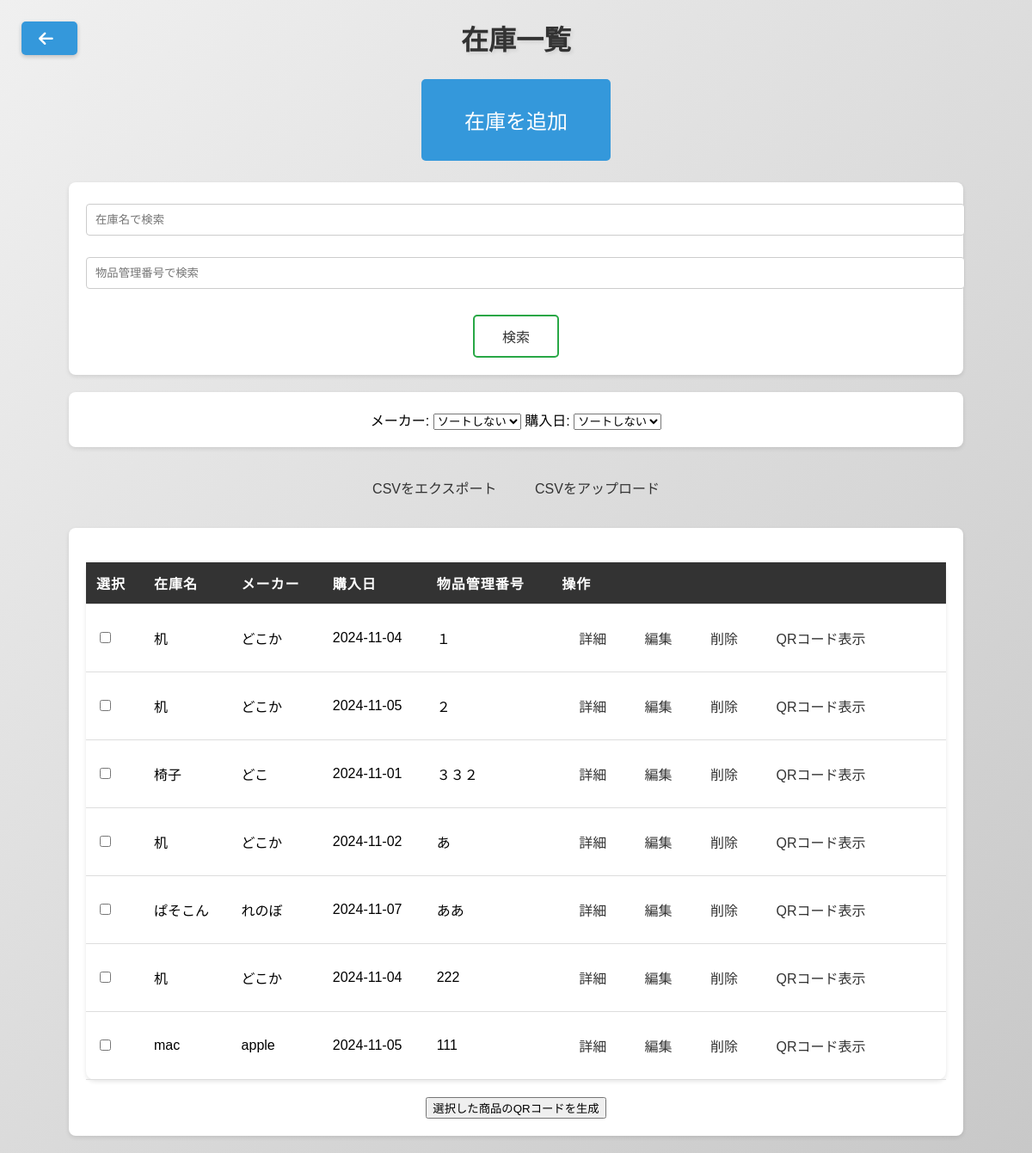
The page /inventory on the database as committed earlier.
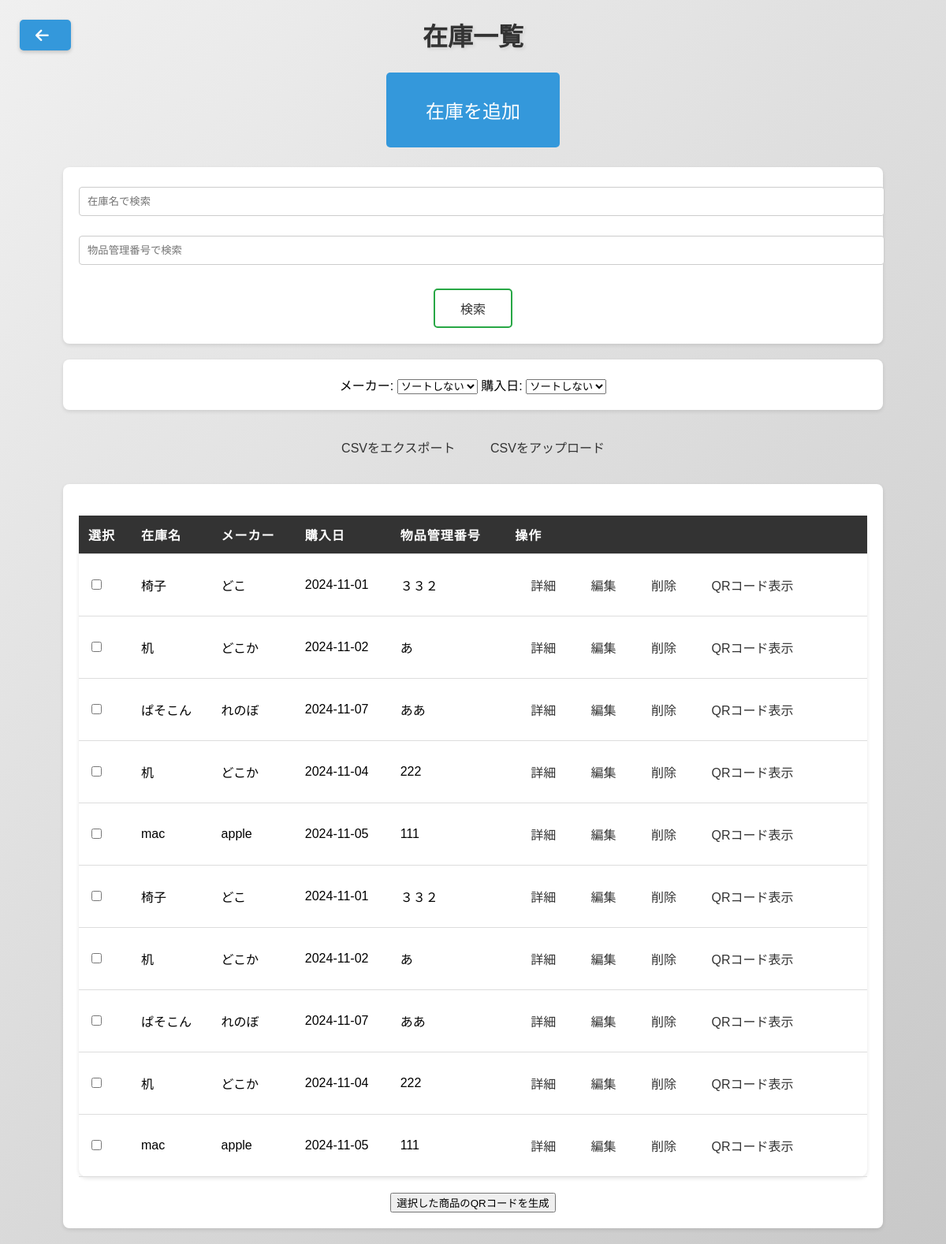
The same page on the database as committed later.
### tables this page shows
CREATE TABLE inventory (
            id INTEGER PRIMARY KEY AUTOINCREMENT,
            product_name TEXT NOT NULL,
            manufacturer TEXT NOT NULL,
            purchase_date TEXT NOT NULL,
            item_number TEXT,  -- 物品管理番号
            description TEXT   -- 説明
        );

### app.py (the view)
@app.route('/inventory')
def inventory():
    conn = get_db_connection()
    search_query = request.args.get('search')
    item_number = request.args.get('item_number')
    sort = request.args.get('sort')
    query = 'SELECT * FROM inventory WHERE 1=1'
    params = []
    if search_query:
        query += ' AND product_name LIKE ?'
        params.append(f'%{search_query}%')
    if item_number:
        query += ' AND item_number = ?'
        params.append(item_number)
    if sort == 'manufacturer':
        query += ' ORDER BY manufacturer'
    elif sort == 'purchase_date_asc':  # 購入日昇順
        query += ' ORDER BY purchase_date ASC'
    elif sort == 'purchase_date_desc':  # 購入日降順
        query += ' ORDER BY purchase_date DESC'
    products = conn.execute(query, params).fetchall()
    conn.close()
    return render_template('inventory.html', products=products)

### app.py (called while the page is built)
def get_db_connection():
    conn = sqlite3.connect('inventory.db')
    conn.row_factory = sqlite3.Row
    return conn

### templates/inventory.html (shortened to what this page needs)
<!DOCTYPE html>
<html lang="ja">
<head>
    <link rel="stylesheet" href="{{ url_for('static', filename='styles.css') }}">
    <link rel="stylesheet" href="{{ url_for('static', filename='styles.css') }}">
    <link href="https://cdnjs.cloudflare.com/ajax/libs/font-awesome/6.0.0/css/all.min.css" rel="stylesheet">
</head>
</head>
<body>
<h1>在庫一覧</h1>
<a href="{{ url_for('index') }}" class="back-button">
    <i class="fas fa-arrow-left"></i>
  </a>
<a href="{{ url_for('show_add_product') }}" class="add-product-btn">在庫を追加</a>
    <form method="GET" action="{{ url_for('inventory') }}">
        <input type="text" name="search" placeholder="在庫名で検索" value="{{ request.args.get('search', '') }}">
        <input type="text" name="item_number" placeholder="物品管理番号で検索" value="{{ request.args.get('item_number', '') }}">
        <input type="submit" value="検索"style="width: 100px; height: 50px; font-size: 16px; margin-top: 10px;">
    </form>
<form method="GET" action="{{ url_for('inventory') }}">
    <label for="sort_manufacturer">メーカー:</label>
    <select id="sort_manufacturer" name="sort" onchange="this.form.submit()">
        <option value="">ソートしない</option>
    </select>
    <label for="sort_date">購入日:</label>
    <select id="sort_date" name="sort_date" onchange="this.form.submit()">
        <option value="">ソートしない</option>
    </select>
</form>
    <a href="{{ url_for('export_csv') }}">CSVをエクスポート</a>
    <a href="{{ url_for('upload_csv') }}">CSVをアップロード</a>
 <form method="POST" action="{{ url_for('generate_selected_qrs') }}">
    <table>
        <head>
            <tr>
                <th>選択</th>
                <th>在庫名</th>
                <th>メーカー</th>
                <th>購入日</th>
                <th>物品管理番号</th>
                <th>操作</th>
            </tr>
        </head>
        <body>
            {% for product in products %}
                <tr>
                    <td>
                        <input type="checkbox" name="selected_products" value="{{ product.id }}">
                    </td>
                    <td>{{ product.product_name }}</td>
                    <td>{{ product.manufacturer }}</td>
                    <td>{{ product.purchase_date }}</td>
                    <td>{{ product.item_number }}</td>
                    <td>
                        <a href="{{ url_for('product_detail', product_id=product.id) }}">詳細</a>
                        <a href="{{ url_for('edit_product', product_id=product.id) }}">編集</a>
                        <a href="{{ url_for('delete_product', product_id=product.id) }}">削除</a>
                        <a href="{{ url_for('generate_qr', product_id=product.id) }}">QRコード表示</a>
                    </td>
                </tr>
            {% endfor %}
        </body>
    </table>
    <button type="submit">選択した商品のQRコードを生成</button>
</form>
</body>
</html>

### static/styles.css (style rules this page uses)
body { font-family: 'Sacramento', cursive; margin: 0; padding: 0; background-color: #f4f4f4; background: linear-gradient(135deg, #f0f0f0, #c8c8c8); }
h1, h2 { text-align: center; color: #333; margin-bottom: 20px; text-shadow: 2px 2px 4px rgba(0, 0, 0, 0.1); }
a { text-decoration: none; color: #333; position: relative; display: inline-block; padding: 10px 15px; margin: 5px; transition: all 0.3s ease; background-color: transparent; }
a::after { content: ''; position: absolute; width: 100%; height: 2px; bottom: 0; left: 0; background-color: #ab1717; transform: scaleX(0); transform-origin: right; transition: transform 0.3s ease; }
table { width: 100%; margin: 20px auto; border-collapse: collapse; background-color: white; box-shadow: 0 2px 5px rgba(0, 0, 0, 0.1); border-radius: 10px; }
th, td { padding: 12px; text-align: left; border-bottom: 1px solid #ddd; }
th { background-color: #333; color: white; text-transform: uppercase; letter-spacing: 1px; }
form { max-width: 1000px; margin: 20px auto; padding: 20px; background-color: white; box-shadow: 0 2px 5px rgba(0, 0, 0, 0.1); border-radius: 8px; }
input[type="text"], input[type="date"] { width: 100%; padding: 10px; margin: 5px 0 20px 0; border: 1px solid #ccc; border-radius: 4px; }
input[type="submit"] { background-color: transparent; color: #333; border: 2px solid #28a745; padding: 10px 15px; border-radius: 5px; cursor: pointer; position: relative; transition: all 0.3s ease; }
input[type="submit"]::after { content: ''; position: absolute; width: 100%; height: 2px; bottom: 0; left: 0; background-color: #28a745; transform: scaleX(0); transform-origin: right; transition: transform 0.3s ease; }
.back-button { display: inline-flex; align-items: center; text-decoration: none; color: #333; font-size: 20px; padding: 10px; border-radius: 5px; transition: background-color 0.3s; }
.back-button i { margin-right: 8px; }

### templates/inventory.html (style rules this page uses)
body { text-align: center; font-family: Arial, sans-serif; }
.add-product-btn { font-size: 1.5em; padding: 30px 50px; background-color: #3498db; color: white; border: none; border-radius: 5px; text-decoration: none; display: inline-block; }
.back-button { position: absolute; top: 20px; left: 20px; font-size: 1.2em; text-decoration: none; color: white; background-color: #3498db; padding: 10px 20px; border-radius: 5px; box-shadow: 0 2px 5px rgba(0, 0, 0, 0.2); transition: background-color 0.3s; }

Rows that differ between the two databases and show on the page:
removed inventory: product_name "机", manufacturer "どこか", purchase_date "2024-11-04", item_number "１"
removed inventory: product_name "机", manufacturer "どこか", purchase_date "2024-11-05", item_number "２"
added inventory: product_name "椅子", manufacturer "どこ", purchase_date "2024-11-01", item_number "３３２"
added inventory: product_name "机", manufacturer "どこか", purchase_date "2024-11-02", item_number "あ"
added inventory: product_name "ぱそこん", manufacturer "れのぼ", purchase_date "2024-11-07", item_number "ああ"
added inventory: product_name "机", manufacturer "どこか", purchase_date "2024-11-04", item_number "222"
added inventory: product_name "mac", manufacturer "apple", purchase_date "2024-11-05", item_number "111"
